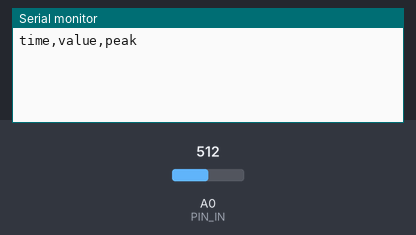
Bench run of a sketch on a simulated Arduino Uno, built with avr-gcc and run on an emulated ATmega328P. Parts: the last lines printed to the serial monitor. The test bench sets the inputs (shaded band); at power-on: A0 (PIN_IN) = 512.

Above: at 1.2 s.
1.3 s: A0 (PIN_IN) set to 716
At 2.6 s:
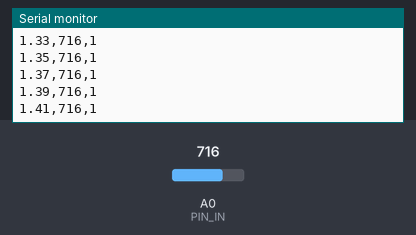
2.9 s: A0 (PIN_IN) set to 900
At 4.2 s:
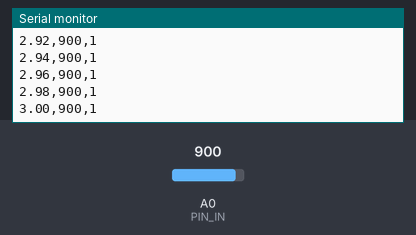
Timing chart, 0 to 5.9 s (numbered marks = the images above; inputs shaded):
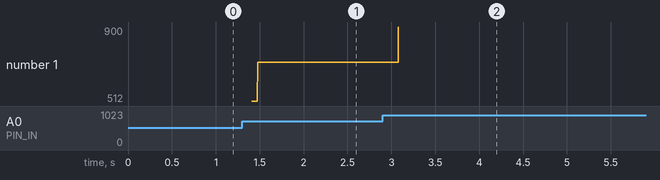

The sketch:

b2_peak_detection.ino
```cpp
#include "myPulse.h"  //myPulse.hをインクルードする

void setup() {
  Serial.begin(115200);  //シリアル通信の開始
  Serial.println("time,value,peak");
}

void loop() {
  uint32_t t = millis();
  if(t<5000){
    top();  //myPulse.hのtop関数を呼び出しを繰り返す
  }
}
```

myPulse.cpp
```cpp
#include "myPulse.h"

# define PIN_IN A0        // アナログ入力PINの設定
# define DELAY_TIME 20    // 最少ディレイ時間(ms)の設定（10msに変えても良い）

# define TOP_THRESHOLD 450  // 信号が山の部分にあるかの判定に利用する閾値
# define DOWN_THRESHOLD 4 // 下降傾向にあるかの判定に利用する閾値
# define UP_THRESHOLD 1   // 上昇傾向にあったかの判定に利用する閾値

uint16_t top(){
  uint32_t time = 0;              // 信号の受信時間の保存用
  uint16_t maximum = 0;           // 最大値の保存用
  uint16_t value = 0;             // 読み込んだ信号の保存用
  uint8_t up_count = 0;           // 上昇回数の保存用
  uint8_t down_count = 0;         // 下降回数の保存用
  uint8_t timeout = 255;         // タイムアウトまでのカウント
  const int Baffer_size=300;    //配列の保存容量
  uint16_t Vbox[Baffer_size];   //　電圧値の保存
  uint32_t Tbox[Baffer_size];   //　時間の保存
  uint8_t Pbox[Baffer_size];   //  0,1でピークか否か保存
  int baffer_index=0;          //格納場所の指定変数


  while(timeout--){
    value = analogRead(PIN_IN);   // アナログ入力で値を読み取る
    time = millis();              // 起動からの時間(ミリ秒)を計測
    if(baffer_index<Baffer_size){   //保存容量を超えないようにif文で制御
        Vbox[baffer_index]=value;
        Tbox[baffer_index]=time;
        Pbox[baffer_index]=0;
        baffer_index++;                //保存場所の変更
      }

    if(value >= TOP_THRESHOLD){   // 読み込んだ値が山の閾値以上である場合のみピーク検出の処理を行う
      if(value > maximum){        // 読み込んだ値が最大値より高い場合，maximum, up_count, down_countを更新する
        maximum = value;          // 最高値（maximum）を更新する
        up_count++;               // 最高値が更新されたので，up_countを増やす
        down_count = 0;           // 最高値が更新されたので，down_countを初期化する
      }
      else{
        down_count++;             // 最高値を更新しなかった（下降した）ため，down_countを増やす
      }
    }

    // up_countが上昇判定の閾値より高く，かつ，down_countが減少判定の閾値より高い場合，信号波形が減少に変わったと判断しピーク値を返す
    if(up_count>UP_THRESHOLD && down_count>DOWN_THRESHOLD){
      for(int i=0;i<baffer_index;i++){
        if(Vbox[i]==maximum){
          Pbox[i]=1;
        }
    Serial.print(Tbox[i]/1000.0, 2); // 時間を秒に変換して小数点二桁までシリアル出力
    Serial.print(",");
    Serial.print(Vbox[i]);          // 読み込んだ値をシリアル出力
    Serial.print(",");
    Serial.println(Pbox[i]);
    }
      return maximum;
  }
    delay(DELAY_TIME);

  }
  return 0;  // timeout回数までにピークが見つからなかったら0を返す
}
```

myPulse.h
```cpp
#ifndef MyPulse_h
#define MyPulse_h

#include <Arduino.h>  //Arduinoの標準ライブラリをインクルード

uint16_t top();       //関数を宣言

#endif
```

Measured:
- after the input at 1.3 s, the serial monitor: prints a new line after 0.11 s (image 1)
- after the input at 2.9 s, the serial monitor: prints a new line after 0.10 s (image 2)
- plotted number 1: 716 → 900 after the input at 2.9 s
